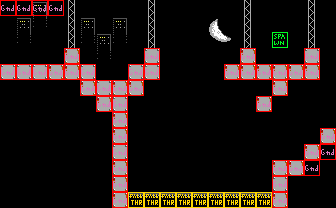

This is a level from a 2D game, rendered from its Tiled map with the project's own tilesets. A one-line summary and the complete map file follow:
An orthogonal 21x13 tile map with 16x16 px tiles, 2 tile layers (bg, col), 2 tilesets.

<map version="1.5" tiledversion="1.5.0" orientation="orthogonal" renderorder="right-down" width="21" height="13" tilewidth="16" tileheight="16" infinite="0" nextlayerid="4" nextobjectid="19">
 <tileset firstgid="1" source="tileset.tsx" />
 <tileset firstgid="241" source="obj.tsx" />
 <layer id="1" name="bg" width="21" height="13">
  <data encoding="csv">
18,18,17,18,97,18,18,18,18,97,18,18,18,18,18,97,18,18,18,97,18,
18,17,37,18,97,17,18,17,18,97,18,18,18,19,20,97,18,18,18,97,18,
18,37,18,18,97,37,17,37,18,97,18,18,18,39,40,97,18,18,18,97,18,
18,18,18,18,100,18,37,18,18,80,18,18,18,18,18,100,18,18,18,80,18,
80,80,80,100,100,80,18,18,80,80,18,18,18,18,100,100,100,100,100,100,18,
18,18,18,18,18,100,80,100,100,18,18,18,18,18,18,18,18,100,18,18,18,
18,18,18,18,18,18,100,80,18,18,18,18,18,18,18,18,100,18,18,18,18,
18,18,18,18,18,18,18,100,18,18,18,18,18,18,18,18,18,18,18,18,18,
18,18,18,18,18,18,18,100,18,18,18,18,18,18,18,18,18,18,18,18,100,
18,18,18,18,18,18,18,80,18,18,18,18,18,18,18,18,18,18,18,100,18,
18,18,18,18,18,18,18,100,18,18,18,18,18,18,18,18,18,100,100,18,18,
18,18,18,18,18,18,18,100,18,18,18,18,18,18,18,18,18,80,18,18,18,
18,18,18,18,18,18,18,100,78,78,78,78,78,78,78,78,78,100,18,18,57
</data>
 </layer>
 <layer id="2" name="col" width="21" height="13">
  <data encoding="csv">
242,242,242,242,241,241,241,241,241,241,241,241,241,241,241,241,241,241,241,241,241,
241,241,241,241,241,241,241,241,241,241,241,0,241,241,241,241,241,241,241,241,241,
241,241,241,241,241,241,241,241,241,241,241,241,241,241,241,241,241,243,241,241,241,
241,241,241,241,242,241,241,241,241,242,241,241,241,241,241,242,241,241,241,242,241,
242,242,242,242,242,242,241,241,242,242,241,241,241,241,242,242,242,242,242,242,241,
241,241,241,241,241,242,242,242,242,241,241,241,241,241,241,241,241,242,241,241,241,
241,241,241,241,241,241,242,242,241,241,241,241,241,241,241,241,242,241,241,241,241,
241,241,241,241,241,241,241,242,241,241,241,241,241,241,241,241,241,241,241,241,241,
241,241,241,241,241,241,241,242,241,241,241,241,241,241,241,241,241,241,241,241,242,
241,241,241,241,241,241,241,242,241,241,241,241,241,241,241,241,241,241,241,242,242,
241,241,241,241,241,241,241,242,241,241,241,241,241,241,241,241,241,242,242,242,241,
241,241,241,241,241,241,241,242,241,241,241,241,241,241,241,241,241,242,241,241,241,
241,241,241,241,241,241,241,242,245,245,245,245,245,245,245,245,245,242,241,241,241
</data>
 </layer>
 <objectgroup id="3" name="obj">
  <properties>
   <property name="string_id" type="int" value="1" />
  </properties>
 </objectgroup>
</map>
